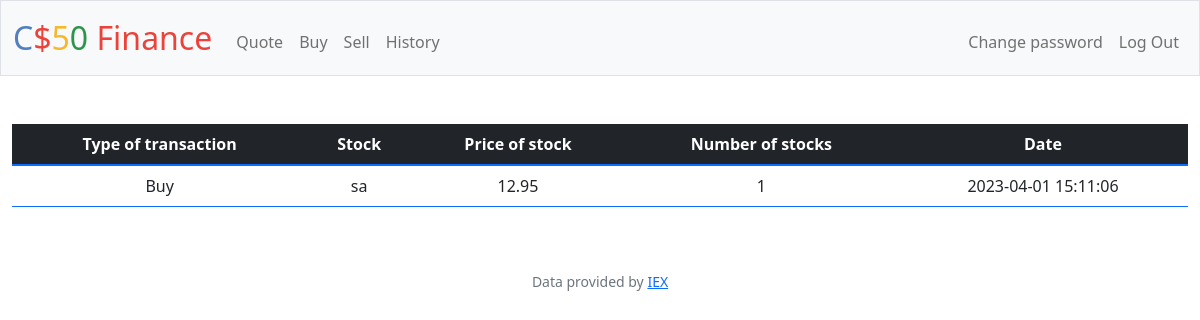
The app's page /history (signed in) with its own data.
### tables this page shows
CREATE TABLE history (username TEXT NOT NULL, share TEXT NOT NULL, price NUMERIC NOT NULL, number_shares INTEGER NOT NULL, date DATE, type_of_transaction TEXT NOT NULL);

### app.py (the view)
@app.route("/history")
@login_required
def history():
    if request.method == "GET":
        stocks = db.execute("SELECT share, price, number_shares, date, type_of_transaction FROM history WHERE username = (SELECT username FROM users WHERE id = ?)", session["user_id"])
        return render_template("history.html", stocks=stocks)
    else:
        return redirect("/")

### app.py (called while the page is built)
@app.after_request
def after_request(response):
    response.headers["Cache-Control"] = "no-cache, no-store, must-revalidate"
    response.headers["Expires"] = 0
    response.headers["Pragma"] = "no-cache"
    return response

### helpers.py (called while the page is built)
def login_required(f):
    @wraps(f)
    def decorated_function(*args, **kwargs):
        if session.get("user_id") is None:
            return redirect("/login")
        return f(*args, **kwargs)
    return decorated_function

### templates/history.html (shortened to what this page needs)
{% extends "layout.html" %}
{% block main %}
    <form action="/" method="get">
        <table class="table">
            <thead class="table-dark">
                <tr>
                    <th>Type of transaction</th>
                    <th>Stock</th>
                    <th>Price of stock</th>
                    <th>Number of stocks</th>
                    <th>Date</th>
                </tr>
            </thead>
            <tbody class="table-bordered border-primary">
                {% for stock in stocks %}
                    <tr>
                        <td>{{ stock["type_of_transaction"] }}</td>
                        <td>{{ stock["share"] }}</td>
                        <td>{{ stock["price"] }}</td>
                        <td>{{ stock["number_shares"] }}</td>
                        <td>{{ stock["date"] }}</td>
                    </tr>
                {% endfor %}
            </tbody>
        </table>
    </form>
{% endblock %}

### records on screen
history: type_of_transaction "Buy", share "sa", price "12.95", number_shares "1", date "2023-04-01 15:11:06"
